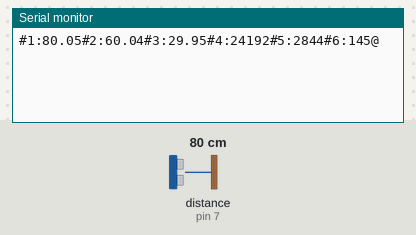
The sketch below on a simulated Arduino Uno, built with avr-gcc and run on an emulated ATmega328P. Parts: the last lines printed to the serial monitor. Wiring (inferred from the names in the program): ultrasonic range finder: trigger pin 6; echo pin 7. Inputs (shaded band) come from the test bench; at power-on: distance to the obstacle (sensor on pin 7) 80 cm. The echo pulse lasts 58.3 µs per cm; random numbers use the default seed unless the sketch sets one.

Above: at 1.3 s.
1.4 s: distance to the obstacle (sensor on pin 7) set to 250 cm
At 3.8 s:
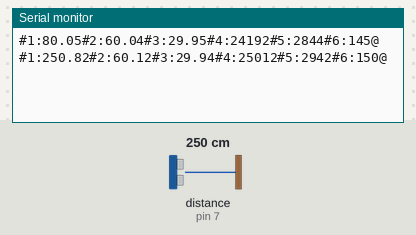
9.1 s: distance to the obstacle (sensor on pin 7) set to 2 cm
At 10.3 s:
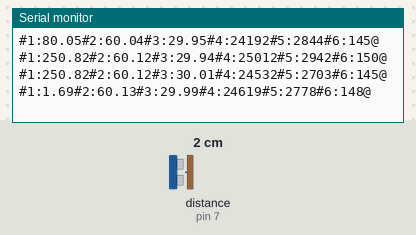
Timing chart, 0 to 12.1 s (numbered marks = the images above; inputs shaded):
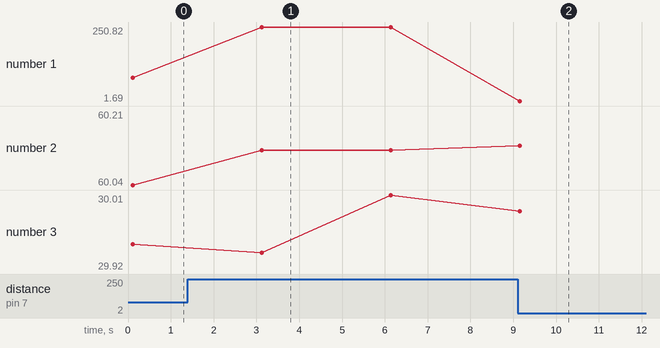

Measured:
- after the input at 1.4 s, the serial monitor: prints a new line after 1.7 s (image 1)
- after the input at 9.1 s, the serial monitor: prints a new line after 0.05 s (image 2)
- plotted number 1: 80.05 → 250.82 after the input at 1.4 s, 250.82 → 1.69 after the input at 9.1 s

The sketch:

sensores_LoRa.ino
```cpp
// Código sensor distancia y presión

float distancia_cm = 0;
int echoPin = 7;
int triggerPin = 6;
float presion_Pa;
float peso_g;
float humedad_minima = 20;
float humedad_maxima = 40;
float presion_minima = 53;
float presion_maxima = 80;
float humedad_anterior;
float humedad;
float presion_anterior;
float presion;
float suma_humedad;
float suma_presion;
int particulas_05;
int particulas_5;
int peso;

long readUltrasonicDistance(int triggerPin, int echoPin)
{
  pinMode(triggerPin, OUTPUT);  // Clear the trigger
  digitalWrite(triggerPin, LOW);
  delayMicroseconds(2);
  // Sets the trigger pin to HIGH state for 10 microseconds
  digitalWrite(triggerPin, HIGH);
  delayMicroseconds(10);
  digitalWrite(triggerPin, LOW);
  pinMode(echoPin, INPUT);
  // Reads the echo pin, and returns the sound wave travel time in microseconds
  return pulseIn(echoPin, HIGH);
}

void setup()
{
  Serial.begin(9600);
  humedad = 30;
  humedad_anterior = 25;
  presion = 60;
  presion_anterior = 75;
  delay(101);
}

void loop()
{
  // Sensor distancia
  distancia_cm = 0.01723 * readUltrasonicDistance(triggerPin,echoPin);

  // Sensor presión
  suma_presion = random(0,9)/100.0;
  presion_anterior = presion;
  if (presion_minima < presion && presion < presion_maxima)
  {
    int operacion_presion = random(0, 2);  // Generar un número aleatorio entre 0 y 1
    if (operacion_presion == 0)
    {
      presion = presion - suma_presion;  // Restar el valor generado
    }
    else
    {
      presion = presion + suma_presion;  // Sumar el valor generado
    }
  }
  else
  {
    if (presion_minima > presion)
    {
      presion = presion + suma_presion;  // Sumar el valor generado
    }
    if (presion > presion_maxima)
    {
      presion = presion - suma_presion;  // Sumar el valor generado
    }
   }

  // Sensor humedad
  suma_humedad = random(0,9)/100.0;
  humedad_anterior = humedad;
  if (humedad_minima < humedad && humedad < humedad_maxima)
  {
    int operacion_humedad = random(0, 2);  // Generar un número aleatorio entre 0 y 1
    if (operacion_humedad == 0)
    {
      humedad = humedad - suma_humedad;  // Restar el valor generado
    }
    else
    {
      humedad = humedad + suma_humedad;  // Sumar el valor generado
    }
  }
  else
  {
    if (humedad_minima > humedad)
    {
      humedad = humedad + suma_humedad;  // Sumar el valor generado
    }
    if (humedad > humedad_maxima)
    {
      humedad = humedad - suma_humedad;  // Sumar el valor generado
    }
   }

  // Sensor peso
  peso = random(145,155);

  // Sensor contador de particulas de 0,5 micrometros por metro cúbico (Grado A y B)
  particulas_05 = random(351600,353000);

  // Sensor contador de particulas de 5 micrometros por metro cúbico (Grado A y B)
  particulas_5 = random(2700,3000);
  Serial.println("#1:"+String(distancia_cm)+"#2:"+String(presion)+"#3:"+String(humedad)+"#4:"+String(particulas_05)+"#5:"+String(particulas_5)+"#6:"+String(peso)+"@");
  delay(3000); // Wait for 3000 millisecond(s)
}
```
